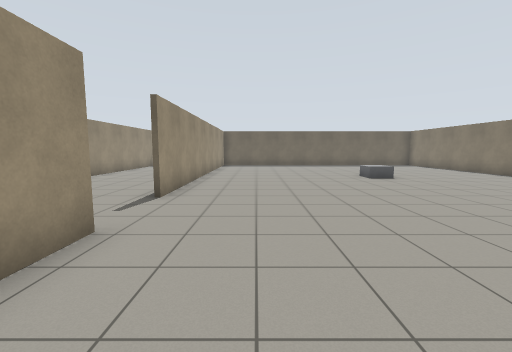
View 1 (above)

16 first-person views from a walk through a Gazebo world. The camera is 1.2 m above the floor, tilts 6° down and sees 90° across. The floor is counted in squares, 1 m on a side. Each view is taken from the middle of a square. On the plan, view 1 faces up. The plan holds only what a view shows up to about 12 squares ahead; the rest is blank. Robots are left out.

View 2
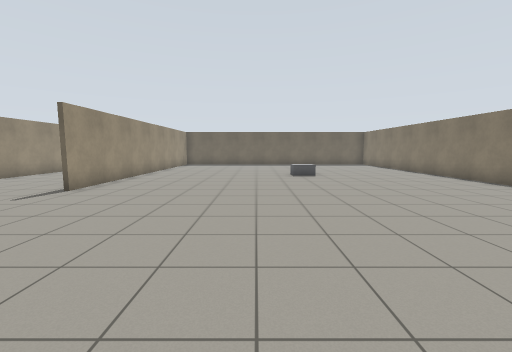

View 3
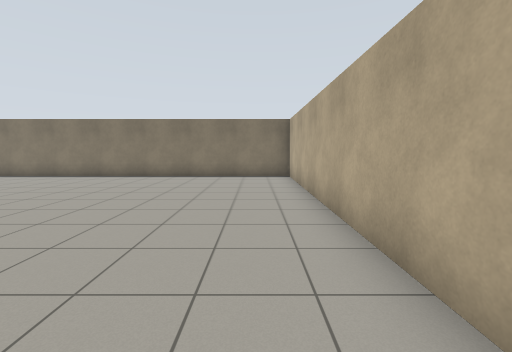

View 4
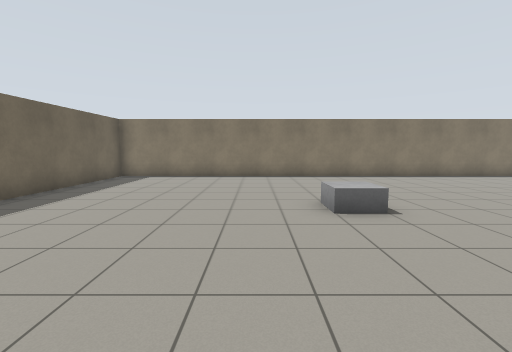

View 5
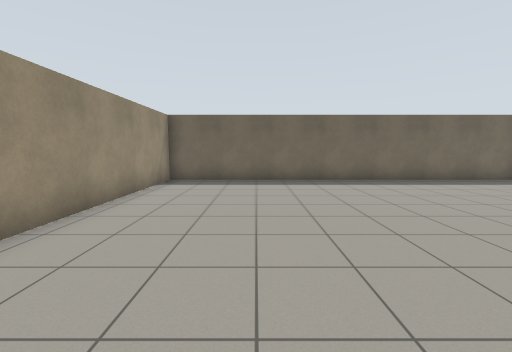

View 6
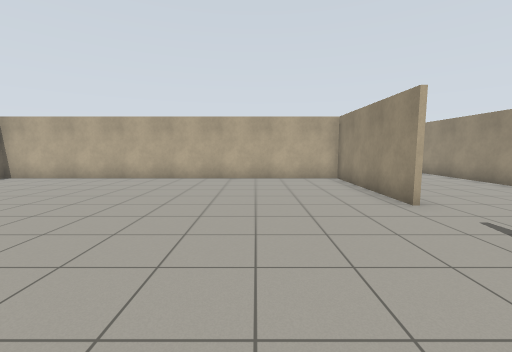

View 7
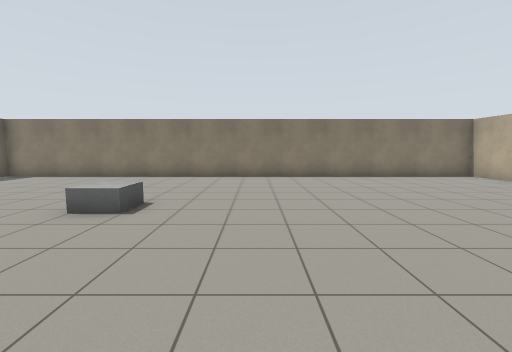

View 8
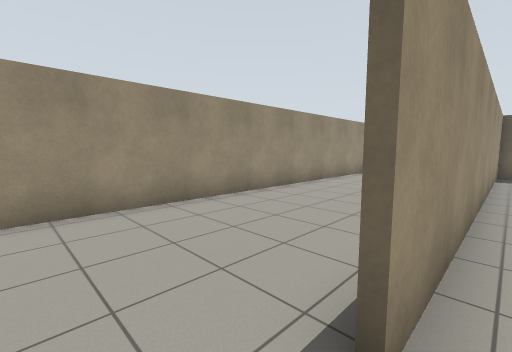

View 9
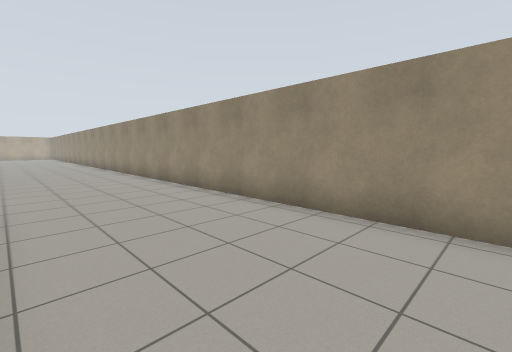

View 10
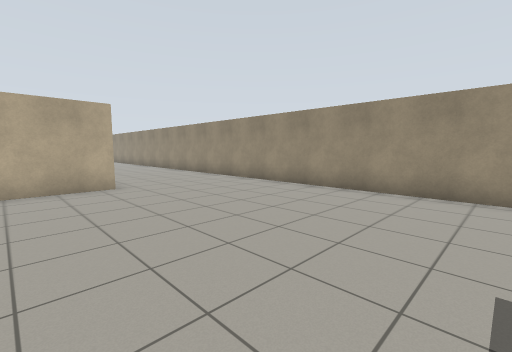

View 11
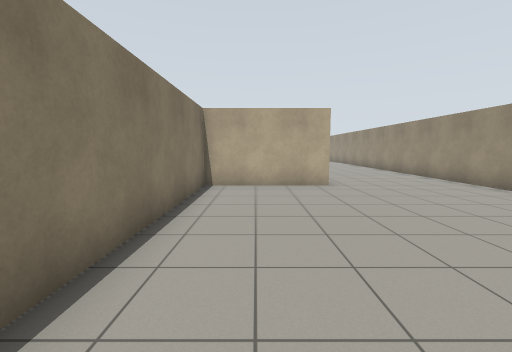

View 12
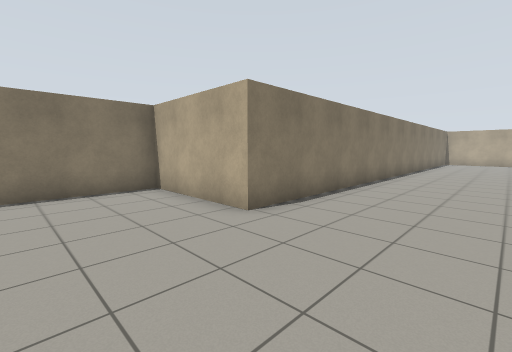

View 13
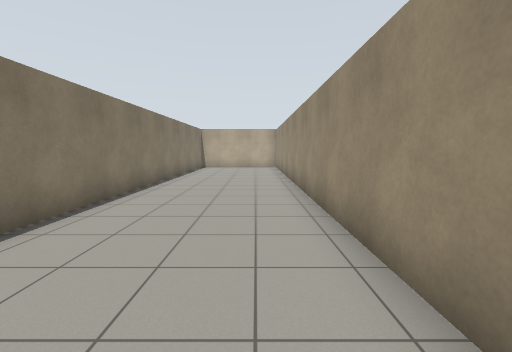

View 14
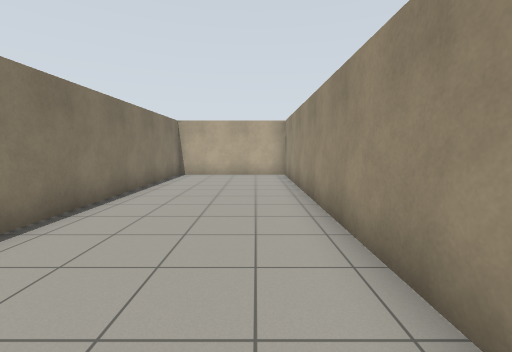

View 15
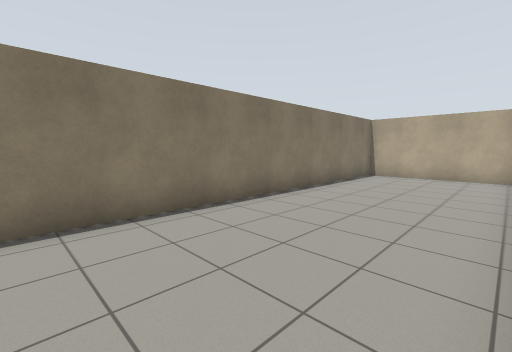

View 16
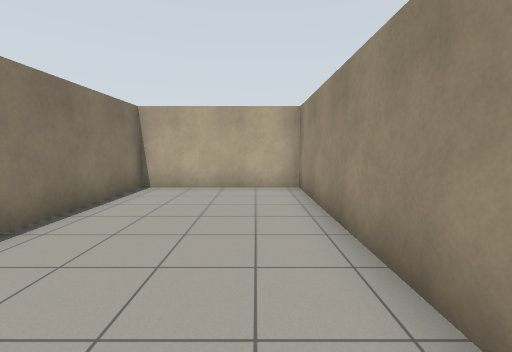

### Floor plan
Points are (right, up) in squares from view 1. A wall is a line through its corners. A room is listed if a view was taken in it or the views show most of it. See-through windows are left out.
Room 1 (views 1, 2, 3, 4, 5, 6, 7)
walls: (-2.4, 3.6) (-2.4, -1.5) (11.4, -1.5) (11.4, 19) (-2.4, 19) (-2.4, 6.2)
ways out: opening at (-2.3, 5) to room 2
objects: grey box (5, 11)
Room 2 (views 8, 9, 10, 11, 12, 13, 14, 15, 16)
walls: (-7.4, 16.9) (-7.4, -32) (-2.4, -32) (-2.4, -11.4) (1.7, -11.4) (1.7, -4.5)
ways out: opening at (-2.3, 5) to room 1

Where each view was taken, in squares from view 1:
view 1: 0 up, 0 right, facing up
view 2: 1 down, 3 right, facing up
view 3: 0 up, 0 right, facing right
view 4: 13 up, 0 right, facing right
view 5: 9 up, 1 right, facing up
view 6: 9 up, 1 right, facing down
view 7: 8 up, 0 right, facing right
view 8: 5 up, 2 left, facing up-left
view 9: 5 up, 3 left, facing down-left
view 10: 3 down, 0 right, facing down-left
view 11: 3 down, 0 right, facing down
view 12: 8 down, 6 left, facing down-right
view 13: 15 down, 6 left, facing down
view 14: 20 down, 6 left, facing down
view 15: 20 down, 7 left, facing down-right
view 16: 24 down, 6 left, facing down
